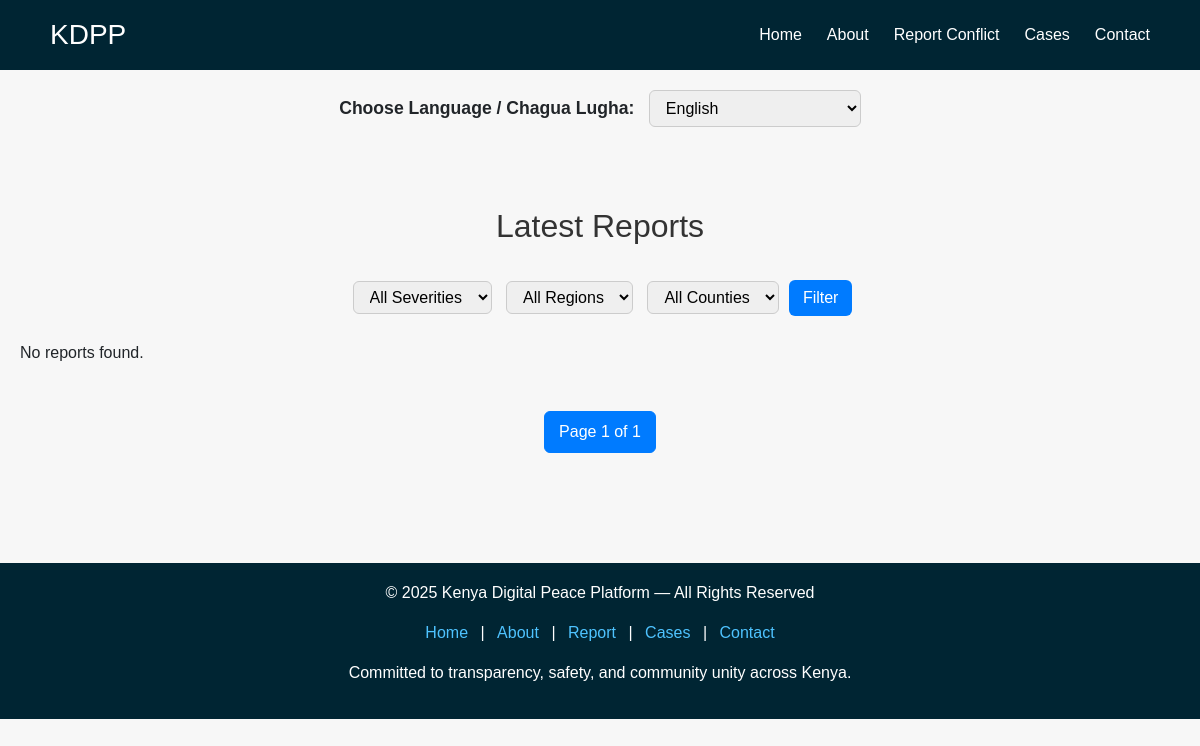
Page /cases/ on the earlier database version.
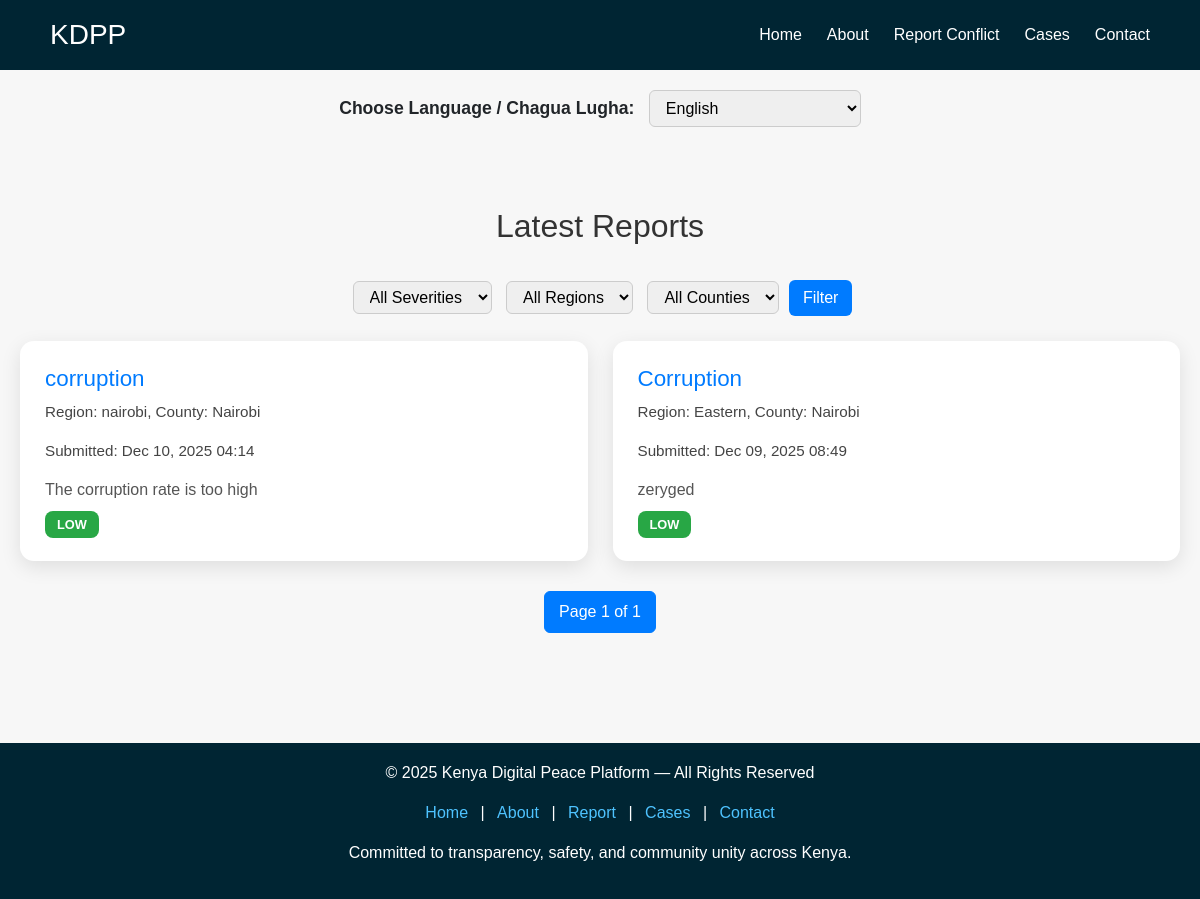
Same page on the later database version.
### peace/models.py (models this page shows, shortened)
class Report(models.Model):
    name = models.CharField(max_length=100, blank=True, null=True)
    region = models.CharField(max_length=100)          # Kenya region
    county = models.CharField(max_length=100)          # County in Kenya
    case_type = models.CharField(max_length=100)       # Type of case (Conflict, Violence, etc.)
    description = models.TextField()                   # Incident description
    image = models.FileField(upload_to='reports/', blank=True, null=True)
    anonymous = models.BooleanField(default=False)
    date_submitted = models.DateTimeField(auto_now_add=True)
    severity = models.CharField(max_length=20, blank=True, null=True)
    summary = models.TextField(blank=True, null=True)
    keywords = models.TextField(blank=True, null=True)

### peace/views.py (the view)
# urls.py: path('cases/', views.cases, name='cases'),
def cases(request):
    severity_filter = request.GET.get('severity')
    region_filter = request.GET.get('region')
    county_filter = request.GET.get('county')
    reports = Report.objects.order_by('-date_submitted')
    if severity_filter:
        reports = reports.filter(severity=severity_filter)
    if region_filter:
        reports = reports.filter(region__iexact=region_filter)
    if county_filter:
        reports = reports.filter(county__iexact=county_filter)
    seen = set()
    unique_reports = []
    for report in reports:
        key = (report.case_type, report.region, report.county)
        if key not in seen:
            unique_reports.append(report)
            seen.add(key)
    paginator = Paginator(unique_reports, 6)
    page_number = request.GET.get('page')
    page_obj = paginator.get_page(page_number)
    regions = sorted(Report.objects.values_list('region', flat=True).distinct())
    counties = sorted(Report.objects.values_list('county', flat=True).distinct())
    context = {
        "page_obj": page_obj,
        "regions": regions,
        "counties": counties,
        "selected_severity": severity_filter,
        "selected_region": region_filter,
        "selected_county": county_filter,
    }
    return render(request, "cases.html", context)

### peace/templates/cases.html (shortened to what this page needs)
{% load static %}
<!DOCTYPE html>
<html lang="en">
<head>
<link href="https://cdn.jsdelivr.net/npm/bootstrap@5.3.0/dist/css/bootstrap.min.css" rel="stylesheet">
</head>
<body>
<nav>
<h1>KDPP</h1>
<ul>
    <li><a href="{% url 'index' %}">Home</a></li>
    <li><a href="{% url 'about' %}">About</a></li>
    <li><a href="{% url 'report' %}">Report Conflict</a></li>
    <li><a href="{% url 'cases' %}">Cases</a></li>
    <li><a href="{% url 'contact' %}">Contact</a></li>
</ul>
</nav>
<div class="language-selector">
    <label for="language" style="font-weight:bold; font-size:1.1rem; margin-right:10px;">Choose Language / Chagua Lugha:</label>
    <select id="language" name="language">
        <option value="en">English</option>
    </select>
</div>
<section class="cases-section">
    <h2 class="section-title">Latest Reports</h2>
    <div class="filters">
        <form method="get">
            <select name="severity">
                <option value="">All Severities</option>
            </select>
            <select name="region">
                <option value="">All Regions</option>
            </select>
            <select name="county">
                <option value="">All Counties</option>
            </select>
            <button type="submit">Filter</button>
        </form>
    </div>
    <div class="cases-grid">
        {% if page_obj %}
            {% for report in page_obj %}
            <div class="case-card">
                <h3>{{ report.case_type }}</h3>
                <p class="location">Region: {{ report.region }}, County: {{ report.county }}</p>
                <p class="date">Submitted: {{ report.date_submitted|date:"M d, Y H:i" }}</p>
                <p class="desc">{{ report.description|truncatechars:120 }}</p>
                <span class="status {{ report.severity|default:'LOW' }}">{{ report.severity|default:'LOW' }}</span>
            </div>
            {% endfor %}
        {% else %}
            <p>No reports found.</p>
        {% endif %}
    </div>
    <div class="pagination">
        <span class="current">Page {{ page_obj.number }} of {{ page_obj.paginator.num_pages }}</span>
    </div>
</section>
<footer>
    <p>© 2025 Kenya Digital Peace Platform — All Rights Reserved</p>
    <p>
        <a href="{% url 'index' %}">Home</a> |
        <a href="{% url 'about' %}">About</a> |
        <a href="{% url 'report' %}">Report</a> |
        <a href="{% url 'cases' %}">Cases</a> |
        <a href="{% url 'contact' %}">Contact</a>
    </p>
    <p>Committed to transparency, safety, and community unity across Kenya.</p>
</footer>
</body>
</html>

### peace/templates/cases.html (style rules this page uses)
body { font-family:"Poppins",sans-serif; background:#f7f7f7; margin:0; padding:0; }
nav { display:flex; justify-content:space-between; align-items:center; padding:18px 50px; background:#002533; }
nav h1 { color:white; font-size:28px; margin:0; }
nav ul { display:flex; list-style:none; margin:0; padding:0; gap:25px; }
nav ul li a { color:white; text-decoration:none; }
.language-selector { text-align:center; margin:20px 0; }
.language-selector select { padding:8px 12px; border-radius:6px; border:1px solid #ccc; font-size:1rem; cursor:pointer; }
.cases-section { padding:60px 20px; max-width:1200px; margin:auto; }
.section-title { text-align:center; font-size:2rem; margin-bottom:35px; color:#333; }
.cases-grid { display:grid; grid-template-columns: repeat(auto-fit, minmax(270px,1fr)); gap:25px; }
.case-card { background:white; padding:25px; border-radius:14px; box-shadow:0 6px 20px rgba(0,0,0,0.1); transition:transform 0.3s; }
.case-card h3 { margin-top:0; font-size:1.4rem; color:#007bff; }
.case-card .location, .case-card .date { font-size:0.95rem; color:#444; }
.case-card .desc { margin:10px 0; color:#555; }
.status { padding:6px 12px; border-radius:8px; font-size:0.8rem; font-weight:bold; color:white; }
.status.LOW { background:#28a745; }
.filters { text-align:center; margin-bottom:25px; }
.filters select { padding:6px 12px; margin:0 5px; border-radius:6px; border:1px solid #ccc; }
.filters button { padding:6px 14px; border:none; border-radius:6px; background:#007bff; color:white; cursor:pointer; }
.pagination { display:flex; justify-content:center; margin-top:30px; gap:8px; }
.pagination a, .pagination span { padding:8px 14px; border-radius:6px; border:1px solid #ddd; color:#007bff; text-decoration:none; }
.pagination .current { background:#007bff; color:white; border-color:#007bff; }
footer { background:#002533; color:white; text-align:center; padding:18px 0; margin-top:50px; }
footer a { color:#4ec3ff; text-decoration:none; margin:0 8px; }

Differences in the rows shown:
added Report: case_type "corruption", region "nairobi", county "Nairobi", date_submitted "Dec 10, 2025 04:14", description "The corruption rate is too high", severity "LOW"
added Report: case_type "Corruption", region "Eastern", county "Nairobi", date_submitted "Dec 09, 2025 08:49", description "zeryged", severity "LOW"
Other differences:
text no longer shown: "No reports found."
